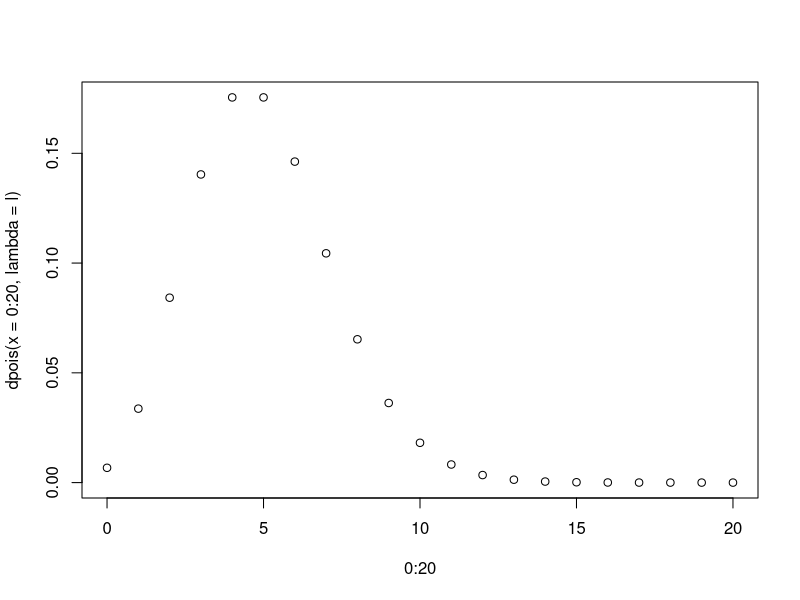
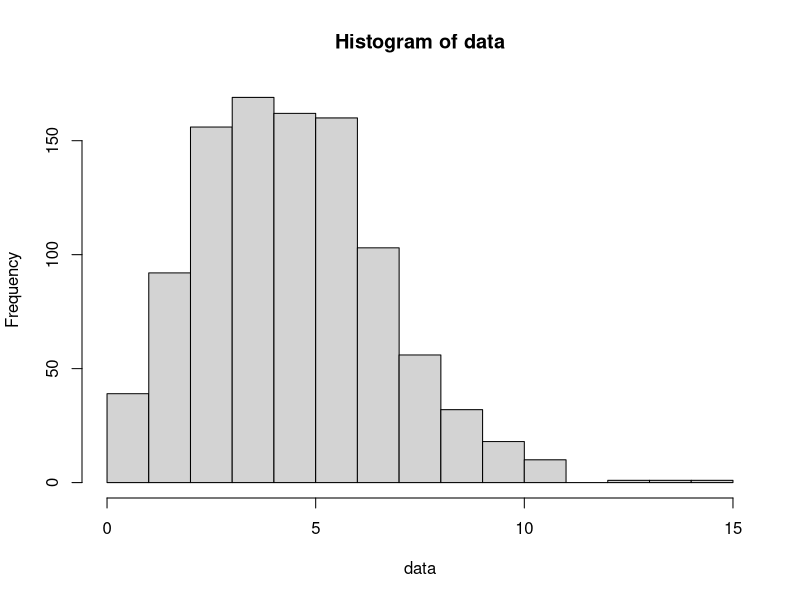

These figures' R source, in order:
## ---- chunk 1
knitr::opts_chunk$set(echo = TRUE)
## ---- chunk 2
l = 5
plot(0:20, dpois(x = 0:20, lambda = l))
ppois(0:20, l)
qpois(0.5, 5)
rpois(1000, lambda = l) -> data
hist(data)
